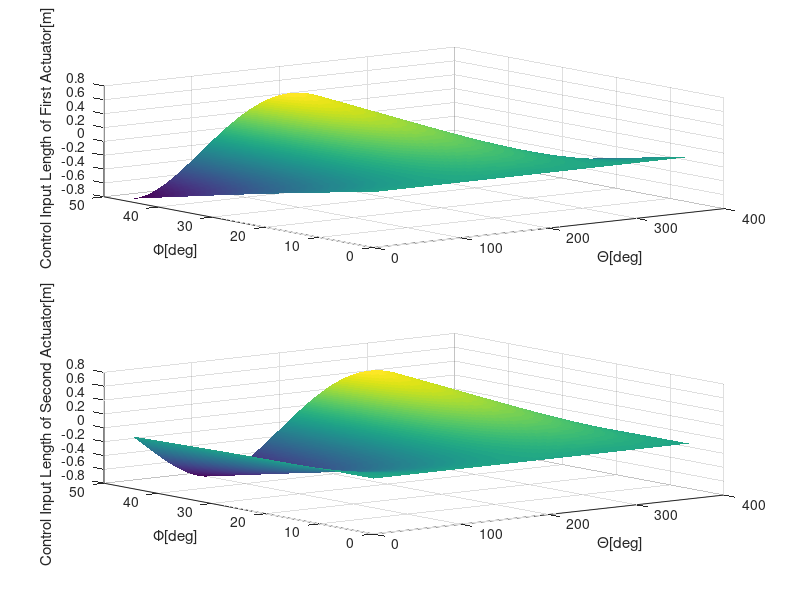

This figure's MATLAB source: (Note: this script raises an error after producing the figure.)

%% Transformation of engine to body frame from paramaters phi, theta(from cylindrical coordinates)
Te2b = @(phi,theta) [cos(phi) - sin(theta)^2*(cos(phi) - 1),sin(2*theta)*(cos(phi)/2 - 1/2),cos(theta)*sin(phi);
                     sin(2*theta)*(cos(phi)/2 - 1/2),(cos(phi) - 1)*sin(theta)^2 + 1,sin(phi)*sin(theta);
                     -cos(theta)*sin(phi),-sin(phi)*sin(theta),cos(phi)];          

%% Linkage System Parameters:
rb = 1; %Radius of Rocket Spherical joints from center
lb = .2; %Distance of Universal Joint from spherical joint plane
le = 1.5; %Length of Universal Joint to Engine spherical joint plane
re = .3; %Radius of Engine Spherical Joints from center

%% Actuator Vectors as a function of phi,theta:
u1 = @(phi,theta) [-rb;0;lb] + Te2b(phi,theta)*[re;0;le];
u2 = @(phi,theta) [0;-rb;lb] + Te2b(phi,theta)*[0;re;le];

%% Determine COntrol Input Lengths at Different phi,theta
theta = [0:.01:2*pi];
phi = [0:.01:pi/4];
u1nom = norm(u1(0,0));
u2nom = norm(u2(0,0));


for i = 1:length(theta)
    for j = 1:length(phi)
        
        U1(i,j) = norm(u1(phi(j),theta(i)))-u1nom;
        U2(i,j) = norm(u2(phi(j),theta(i)))-u2nom; 
    end
end

save([cd '\GimbalData\' 'U' '.mat'],'T','P','U1','U2');
    
%% Plot Theta,Phi vs. U1,U2
[T,P] = meshgrid(theta,phi);
T = T'; P = P';
figure(1);
subplot(2,1,1);
SU1 = surf(T*180/pi,P*180/pi,U1); shading interp;
xlabel('\Theta[deg]'); ylabel('\Phi[deg]'); zlabel('Control Input Length of First Actuator[m]');
subplot(2,1,2);
SU2 = surf(T*180/pi,P*180/pi,U2); shading interp;
xlabel('\Theta[deg]'); ylabel('\Phi[deg]'); zlabel('Control Input Length of Second Actuator[m]');

%% Fit U1, U2 to Polynomial:
U1fit = fit([T(:),P(:)],U1(:),'poly55');
U2fit = fit([T(:),P(:)],U2(:),'poly55');

%% Plot Fit Errors:
figure(2);
subplot(2,1,1);
SU1e = surf(T*180/pi,P*180/pi,U1-U1fit(T,P)); shading interp;
xlabel('\Theta[deg]'); ylabel('\Phi[deg]'); zlabel('Fit Difference[m]');
subplot(2,1,2);
SU2e = surf(T*180/pi,P*180/pi,U2-U2fit(T,P)); shading interp;
xlabel('\Theta[deg]'); ylabel('\Phi[deg]'); zlabel('Fit Difference[m]');

%% Fit U1,U2 to Sin:
U1sin = @(phi,theta) -phi/(pi/4).*(-(min(U1(:))-max(U1(:)))/2*cos(theta)-(max(U1(:))+min(U1(:)))/2);
U2sin = @(phi,theta) -phi/(pi/4).*(-(min(U2(:))-max(U2(:)))/2*sin(theta)-(max(U2(:))+min(U2(:)))/2);

%% Plot Fit Errors:
figure(3);
subplot(2,1,1);
SU1e = surf(T*180/pi,P*180/pi,U1-U1sin(P,T)); shading interp;
xlabel('\Theta[deg]'); ylabel('\Phi[deg]'); zlabel('Fit Difference[m]');
subplot(2,1,2);
SU2e = surf(T*180/pi,P*180/pi,U2-U2fit(P,T)); shading interp;
xlabel('\Theta[deg]'); ylabel('\Phi[deg]'); zlabel('Fit Difference[m]');



%% Determine phi and theta values from u1 and u2 control inputs:

u1p = 0;
u2p = -0;

C1 = contours(T,P,U1-u1p,[0 0]);
x1 = C1(1,2:end); y1 = C1(2,2:end);
C2 = contours(T,P,U2-u2p,[0 0]);
x2 = C2(1,2:end); y2 = C2(2,2:end);

[xi,yi] = intersections(x1,y1,x2,y2);

figure(4);
subplot(2,2,[1 3]); hold on;
plot(x1*180/pi,y1*180/pi,'r');
plot(x2*180/pi,y2*180/pi,'r'); 
xlabel('\Theta[deg]'); ylabel('\Phi[deg]'); axis([0 360 0 45]);
title("\Theta = " + num2str(xi*180/pi) + "[deg] || \Phi = " + num2str(yi*180/pi) + "[deg]");

subplot(2,2,2); hold on;
surf(T*180/pi,P*180/pi,U1); shading interp;
surf(T*180/pi,P*180/pi,u1p*ones(size(U1)));
plot3(x1*180/pi,y1*180/pi,zeros(1,length(x1)),'r');
xlabel('\Theta[deg]'); ylabel('\Phi[deg]'); zlabel('Control Input Length of First Actuator[m]'); axis([0 360 0 45 min(U1(:)),max(U1(:))]);

subplot(2,2,4); hold on;
surf(T*180/pi,P*180/pi,U2); shading interp;
surf(T*180/pi,P*180/pi,u2p*ones(size(U1)));
plot3(x2*180/pi,y2*180/pi,zeros(1,length(x2)),'r');
xlabel('\Theta[deg]'); ylabel('\Phi[deg]'); zlabel('Control Input Length of Second Actuator[m]'); axis([0 360 0 45 min(U2(:)),max(U2(:))]);

%% Determine x and y displacements from u1 and u2 control inputs:

u1p = 0;
u2p = 0;

C1 = contours(cos(T).*sin(P),sin(T).*sin(P),U1-u1p,[0 0]);
x1 = C1(1,2:end); y1 = C1(2,2:end);
C2 = contours(cos(T).*sin(P),sin(T).*sin(P),U2-u2p,[0 0]);
x2 = C2(1,2:end); y2 = C2(2,2:end);

[xi,yi] = intersections(x1,y1,x2,y2);

figure(4);
subplot(2,2,[1 3]); hold on;
plot(x1,y1,'r');
plot(x2,y2,'r'); 
xlabel('X[m]'); ylabel('Y[m]'); axis([min(cos(T(:)).*sin(P(:))) max(cos(T(:)).*sin(P(:))) min(sin(T(:)).*sin(P(:))) max(sin(T(:)).*sin(P(:))) min(U1(:)),max(U1(:))]);
title("X = " + num2str(xi) + "[m] || Y = " + num2str(yi) + "[m]");

subplot(2,2,2); hold on;
surf(cos(T).*sin(P),sin(T).*sin(P),U1); shading interp;
surf(cos(T).*sin(P),sin(T).*sin(P),u1p*ones(size(U1)));
plot3(x1,y1,zeros(1,length(x1)),'r');
xlabel('X[m]'); ylabel('Y[m]'); axis([min(cos(T(:)).*sin(P(:))) max(cos(T(:)).*sin(P(:))) min(sin(T(:)).*sin(P(:))) max(sin(T(:)).*sin(P(:))) min(U2(:)),max(U2(:))]);

subplot(2,2,4); hold on;
surf(cos(T).*sin(P),sin(T).*sin(P),U2); shading interp;
surf(cos(T).*sin(P),sin(T).*sin(P),u2p*ones(size(U1)));
plot3(x2,y2,zeros(1,length(x2)),'r');
xlabel('X[m]'); ylabel('Y[m]'); axis([min(cos(T(:)).*sin(P(:))) max(cos(T(:)).*sin(P(:))) min(sin(T(:)).*sin(P(:))) max(sin(T(:)).*sin(P(:)))]);



      